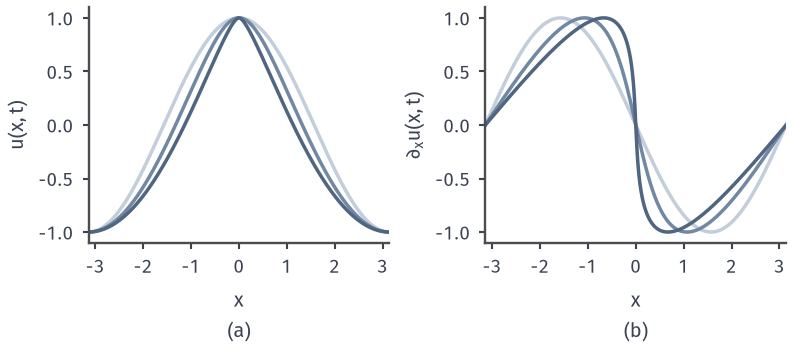

Python code for this plot:
from pathlib import Path
import sys
ROOT = next(p for p in Path(__file__).resolve().parents if (p/"build.sh").is_file() and (p/"tex/book.tex").is_file())
sys.path.insert(0, str(ROOT/"figures/06-differential-equations/02-partial-differential-equations/matplotlib/hj-common"))
from hj_common import *
HERE = Path(__file__).resolve().parent
# Target: classical solution for t<1 from characteristics: u and p=u_x for t=0,.5,.9; slope at 0 is -cos0/(1-t).
fig, axs = figure(width_mm=112, height_mm=50, ncols=2)
y=np.linspace(-np.pi,np.pi,4001)
for t,col in zip((0,.5,.9),(SHADES[0],SHADES[2],SHADES[3])):
    x=y-t*np.sin(y); u=np.cos(y)+t*np.sin(y)**2/2; p=-np.sin(y)
    axs[0].plot(x,u,color=col,lw=1.4); axs[1].plot(x,p,color=col,lw=1.4)
for ax,l,yl in zip(axs,'ab',('$u(x,t)$',r'$\partial_x u(x,t)$')):
    style(ax); ax.set_xlim(-np.pi,np.pi); ax.set_xticks([-3,-2,-1,0,1,2,3]); ax.set_ylabel(yl); sub(ax,l,'$x$')
save(fig,HERE,'figure',{'formula':'x=y-t sin y,u=cos y+t sin^2 y/2,p=-sin y; t=0,.5,.9'})
